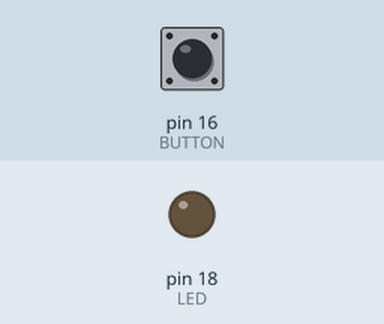
A program run on a simulated MicroPython board. On the bench: output pins drawn as LEDs (lit = HIGH). The inputs (shaded band) are chosen by the test bench; at power-on: pin 16 (BUTTON) LOW.

Above: at 1.2 s.
1.3 s: pin 16 (BUTTON) pulled HIGH for 0.15 s
At 1.37 s:
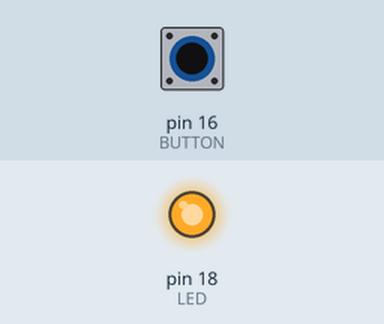
2.9 s: pin 16 (BUTTON) pulled HIGH for 3.2 s
At 6.9 s:
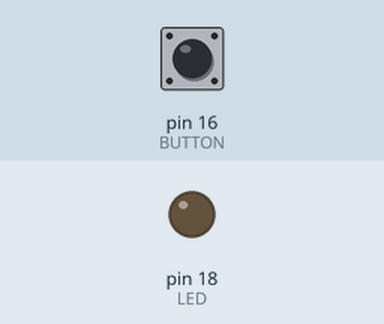
Timing chart, 0 to 8.4 s (numbered marks = the images above; inputs shaded):
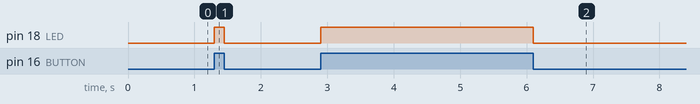

The program:

LED_et_Boutton.py
```python
# HEPL-2/3/2023
# Utilisation de boutton poussoir pour allumer une LED
# Hasiuk Ilya


import machine #importation de bibliothéques nécéssaires
import utime

LED = machine.Pin(18,machine.Pin.OUT) #définie sur le pin 18 comme une sortie
BUTTON = machine.Pin(16,machine.Pin.IN)#définie sur le pin 16 comme une entrée

#la fonction "value()" sert à lire la valeur de retour du boutton poussoir
val = BUTTON.value()
# la fonction value lit ce qu'il y a sur l'entrée de la pin si l'on ne met rien entre les parentheses
LED.value(1)

while True:
    val =BUTTON.value()
    if val == 1:# si le boutton est appuyé alors on allume la LED
        LED.value(1)
    else:
        LED.value(0)#si non, la LED est éteinte
```

Measured:
- after the input at 1.3 s, pin 18 (LED): LOW → HIGH at once, → LOW 0.15 s later
- after the input at 2.9 s, pin 18 (LED): LOW → HIGH at once, → LOW 3.2 s later
